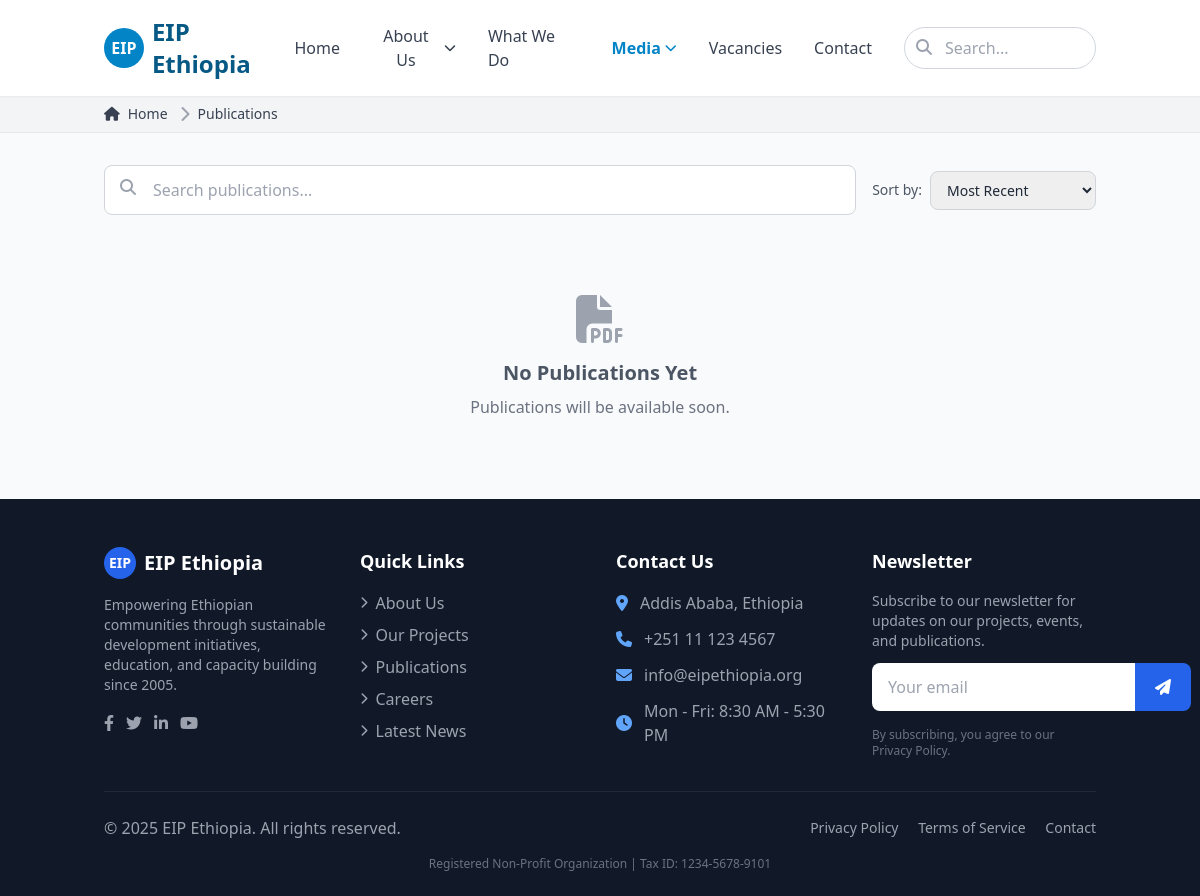
Page /publications/ on the earlier database version.
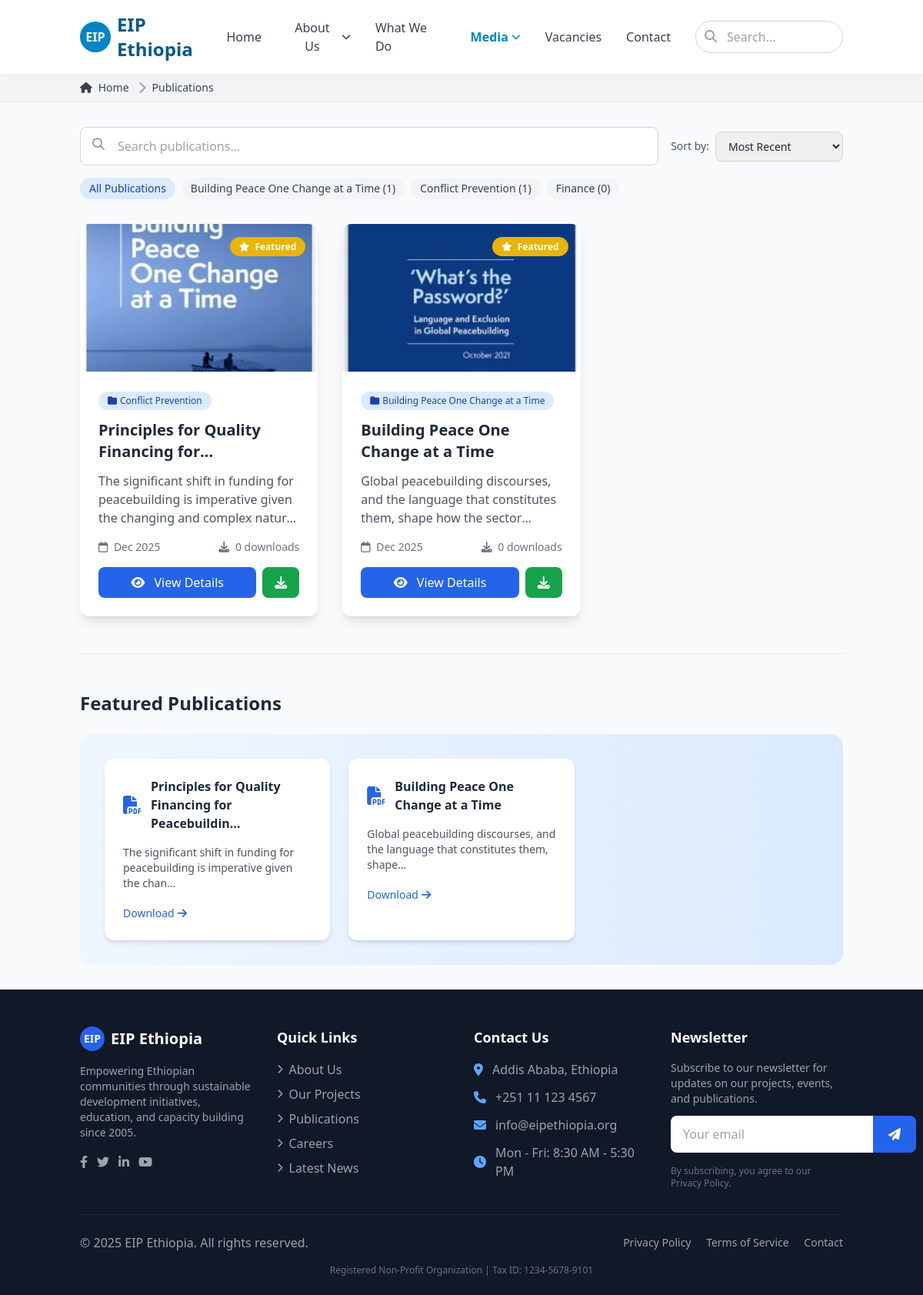
Same page on the later database version.
### publications/models.py (models this page shows, shortened)
class PublicationCategory(models.Model):
    name = models.CharField(max_length=100)
    slug = models.SlugField(unique=True)

class Publication(models.Model):
    title = models.CharField(max_length=200)
    slug = models.SlugField(unique=True)
    description = RichTextField()
    category = models.ForeignKey(PublicationCategory, on_delete=models.CASCADE)
    file = models.FileField(upload_to='publications/')
    cover_image = models.ImageField(upload_to='publication_covers/')
    download_count = models.PositiveIntegerField(default=0)
    published_date = models.DateField(auto_now_add=True)
    is_featured = models.BooleanField(default=False)
    class Meta:
        ordering = ['-published_date']

### publications/views.py (the view)
# urls.py: path('', views.PublicationListView.as_view(), name='publications_list'),
class PublicationListView(ListView):
    model = Publication
    template_name = 'publications/list.html'
    context_object_name = 'publications'
    paginate_by = 12
    def get_queryset(self):
        queryset = Publication.objects.all().order_by('-published_date')
        category_slug = self.request.GET.get('category')
        if category_slug:
            queryset = queryset.filter(category__slug=category_slug)
        search_query = self.request.GET.get('q')
        if search_query:
            queryset = queryset.filter(
                Q(title__icontains=search_query) |
                Q(description__icontains=search_query) |
                Q(category__name__icontains=search_query)
            ).distinct()
        return queryset
    def get_context_data(self, **kwargs):
        context = super().get_context_data(**kwargs)
        context['categories'] = PublicationCategory.objects.annotate(
            publication_count=Count('publication')
        ).order_by('name')
        category_slug = self.request.GET.get('category')
        if category_slug:
            context['current_category'] = get_object_or_404(
                PublicationCategory, slug=category_slug)
        context['search_query'] = self.request.GET.get('q', '')
        context['page_title'] = 'Publications'
        return context

### publications/templates/publications/list.html (shortened to what this page needs)
{% extends 'base.html' %} {% load static %}  {% block breadcrumb_items %}
<li>
  <div class="flex items-center">
    <i class="fas fa-chevron-right text-gray-400"></i>
    <a
      href="{% url 'publications_list' %}"
      class="ml-1 text-sm font-medium text-gray-700 hover:text-blue-600 md:ml-2"
    >
      Publications
    </a>
  </div>
</li>
{% endblock %} {% block content %}
<div class="max-w-7xl mx-auto">
  <div class="mb-8">
    <div
      class="flex flex-col md:flex-row md:items-center justify-between gap-4"
    >
      <form method="GET" class="flex-grow">
        <div class="relative">
          <input
            type="text"
            name="q"
            placeholder="Search publications..."
            value="{{ search_query }}"
            class="w-full px-4 py-3 pl-12 border border-gray-300 rounded-lg focus:outline-none focus:ring-2 focus:ring-blue-500 focus:border-transparent"
          />
          <i class="fas fa-search absolute left-4 top-3.5 text-gray-400"></i>
        </div>
      </form>
      <div class="flex items-center space-x-2">
        <span class="text-gray-600 text-sm">Sort by:</span>
        <select
          class="border border-gray-300 rounded-lg px-3 py-2 text-sm focus:outline-none focus:ring-2 focus:ring-blue-500"
        >
          <option>Most Recent</option>
        </select>
      </div>
    </div>
    {% if categories %}
    <div class="mt-4">
      <div class="flex flex-wrap gap-2">
        <a
          href="{% url 'publications_list' %}"
          class="px-3 py-1 rounded-full text-sm {% if not current_category %}bg-blue-100 text-blue-800 font-medium{% else %}bg-gray-100 text-gray-700 hover:bg-gray-200{% endif %}"
        >
          All Publications
        </a>
        {% for category in categories %}
        <a
          href="{% url 'publications_list' %}?category={{ category.slug }}"
          class="px-3 py-1 rounded-full text-sm {% if current_category and current_category.slug == category.slug %}bg-blue-100 text-blue-800 font-medium{% else %}bg-gray-100 text-gray-700 hover:bg-gray-200{% endif %}"
        >
          {{ category.name }} ({{ category.publication_count }})
        </a>
        {% endfor %}
      </div>
    </div>
    {% endif %}
  </div>
  {% if publications %}
  <div class="grid md:grid-cols-2 lg:grid-cols-3 gap-8 mb-12">
    {% for publication in publications %}
    <div
      class="bg-white rounded-xl shadow-lg overflow-hidden hover-lift animate-on-scroll"
    >
      <div class="relative">
        {% if publication.cover_image %}
        <img
          src="{{ publication.cover_image.url }}"
          alt="{{ publication.title }}"
          class="w-full h-48 object-cover"
        />
        {% else %}
        <div class="w-full h-48 bg-blue-100 flex items-center justify-center">
          <i class="fas fa-file-pdf text-5xl text-blue-600"></i>
        </div>
        {% endif %} {% if publication.is_featured %}
        <div class="absolute top-4 right-4">
          <span
            class="px-3 py-1 bg-yellow-500 text-white text-xs font-bold rounded-full"
          >
            <i class="fas fa-star mr-1"></i> Featured
          </span>
        </div>
        {% endif %}
      </div>
      <div class="p-6">
        <div class="mb-3">
          <a
            href="{% url 'publications_list' %}?category={{ publication.category.slug }}"
            class="inline-flex items-center px-3 py-1 bg-blue-100 text-blue-800 text-xs font-medium rounded-full"
          >
            <i class="fas fa-folder mr-1"></i>
            {{ publication.category.name }}
          </a>
        </div>
        <h3 class="text-xl font-semibold text-gray-800 mb-3 line-clamp-2">
          <a
            href="{% url 'publication_detail' publication.slug %}"
            class="hover:text-blue-600"
          >
            {{ publication.title }}
          </a>
        </h3>
        <p class="text-gray-600 mb-4 line-clamp-3">
          {{ publication.description|striptags|truncatechars:120 }}
        </p>
        <div
          class="flex items-center justify-between text-sm text-gray-500 mb-4"
        >
          <span>
            <i class="far fa-calendar mr-1"></i>
            {{ publication.published_date|date:"M Y" }}
          </span>
          <span>
            <i class="fas fa-download mr-1"></i>
            {{ publication.download_count }} downloads
          </span>
        </div>
        <div class="flex gap-2">
          <a
            href="{% url 'publication_detail' publication.slug %}"
            class="flex-grow bg-blue-600 hover:bg-blue-700 text-white px-4 py-2 rounded-lg font-medium text-center transition duration-300"
          >
            <i class="fas fa-eye mr-2"></i> View Details
          </a>
          <a
            href="{% url 'download_publication' publication.slug %}"
            class="bg-green-600 hover:bg-green-700 text-white px-4 py-2 rounded-lg font-medium inline-flex items-center transition duration-300"
            onclick="trackDownload('{{ publication.slug }}')"
          >
            <i class="fas fa-download"></i>
          </a>
        </div>
      </div>
    </div>
    {% endfor %}
  </div>
  {% include 'partials/pagination.html' %} {% else %}
  <div class="text-center py-12 bg-gray-50 rounded-xl">
    {% if search_query or current_category %}
    <i class="fas fa-search text-5xl text-gray-400 mb-4"></i>
    <h3 class="text-xl font-semibold text-gray-600 mb-2">
      No publications found
    </h3>
    <p class="text-gray-500 mb-6">
      {% if search_query %} No publications match your search for "{{
      search_query }}". {% else %} No publications in this category. {% endif %}
    </p>
    <a
      href="{% url 'publications_list' %}"
      class="inline-flex items-center bg-blue-600 hover:bg-blue-700 text-white px-6 py-3 rounded-lg font-semibold transition duration-300"
    >
      View All Publications
    </a>
    {% else %}
    <i class="fas fa-file-pdf text-5xl text-gray-400 mb-4"></i>
    <h3 class="text-xl font-semibold text-gray-600 mb-2">
      No Publications Yet
    </h3>
    <p class="text-gray-500">Publications will be available soon.</p>
    {% endif %}
  </div>
  {% endif %}
  {% with featured_publications=publications|slice:":3" %}
  {% if featured_publications %}
  <div class="mt-12 pt-12 border-t">
    <h2 class="text-2xl font-bold text-gray-800 mb-6">Featured Publications</h2>
    <div class="bg-gradient-to-r from-blue-50 to-blue-100 rounded-2xl p-8">
      <div class="grid md:grid-cols-3 gap-6">
        {% for publication in featured_publications %}
        <div class="bg-white rounded-xl p-6 shadow-md">
          <div class="flex items-center mb-4">
            <div class="text-blue-600 text-2xl mr-3">
              <i class="fas fa-file-pdf"></i>
            </div>
            <h4 class="font-bold text-gray-800">
              {{ publication.title|truncatechars:50 }}
            </h4>
          </div>
          <p class="text-gray-600 text-sm mb-4">
            {{ publication.description|striptags|truncatechars:80 }}
          </p>
          <a
            href="{% url 'publication_detail' publication.slug %}"
            class="text-blue-600 hover:text-blue-800 text-sm font-medium inline-flex items-center"
          >
            Download <i class="fas fa-arrow-right ml-1"></i>
          </a>
        </div>
        {% endfor %}
      </div>
    </div>
  </div>
  {% endif %}
   {% endwith %}
</div>
{% endblock %}

Differences in the rows shown:
added PublicationCategory: name "Building Peace One Change at a Time", publication_count "1"
added PublicationCategory: name "Conflict Prevention", publication_count "1"
added PublicationCategory: name "Finance", publication_count "0"
added Publication: cover_image (picture), is_featured True (drawn), category.name "Conflict Prevention", title "Principles for Quality Financing…", description "The significant shift in funding for peacebuilding is imperative given the changing and complex…", published_date "Dec 2025", download_count "0", title "Principles for Quality Financing for Peacebuildin…", description "The significant shift in funding for peacebuilding is imperative given the chan…"
added Publication: cover_image (picture), is_featured True (drawn), category.name "Building Peace One Change at a Time", title "Building Peace One Change at a Time", description "Global peacebuilding discourses, and the language that constitutes them, shape how the…", published_date "Dec 2025", download_count "0", description "Global peacebuilding discourses, and the language that constitutes them, shape…"
Other differences:
text no longer shown: "No Publications Yet Publications will be available soon."
text now shown: "All Publications Featured Publications"
